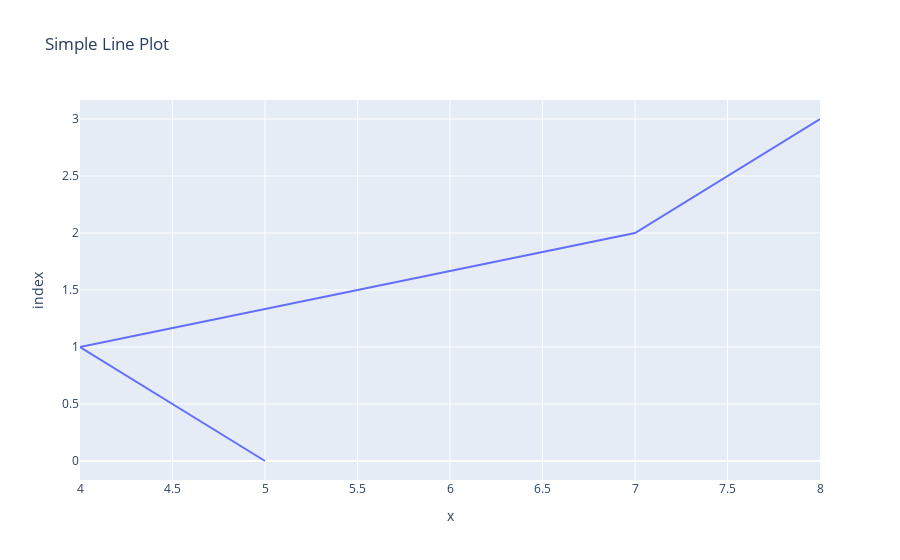

The notebook cell saved with this chart:
### Code cell
#20) Using Plotly, create a basic line plot of a randomly generated dataset, label the axes, and set the title
#as 'Simple Line Plot'
import plotly.express as px
x=[2, 3, 4, 5]
y=[5, 4, 7, 8]
fig= px.line(x,y, title= 'Simple Line Plot')
fig.show()

### Figure 1 — Plotly figure (JSON) as saved in the notebook; plotly's stock layout.template omitted (floating-point values rounded to 4 significant figures)
{"data": [{"hovertemplate": "x=%{x}<br>index=%{y}<extra></extra>", "legendgroup": "", "line": {"color": "#636efa", "dash": "solid"}, "marker": {"symbol": "circle"}, "mode": "lines", "name": "", "orientation": "h", "showlegend": false, "type": "scatter", "x": [5, 4, 7, 8], "xaxis": "x", "y": [0, 1, 2, 3], "yaxis": "y"}], "layout": {"legend": {"tracegroupgap": 0}, "title": {"text": "Simple Line Plot"}, "xaxis": {"anchor": "y", "domain": [0, 1], "title": {"text": "x"}}, "yaxis": {"anchor": "x", "domain": [0, 1], "title": {"text": "index"}}}}
